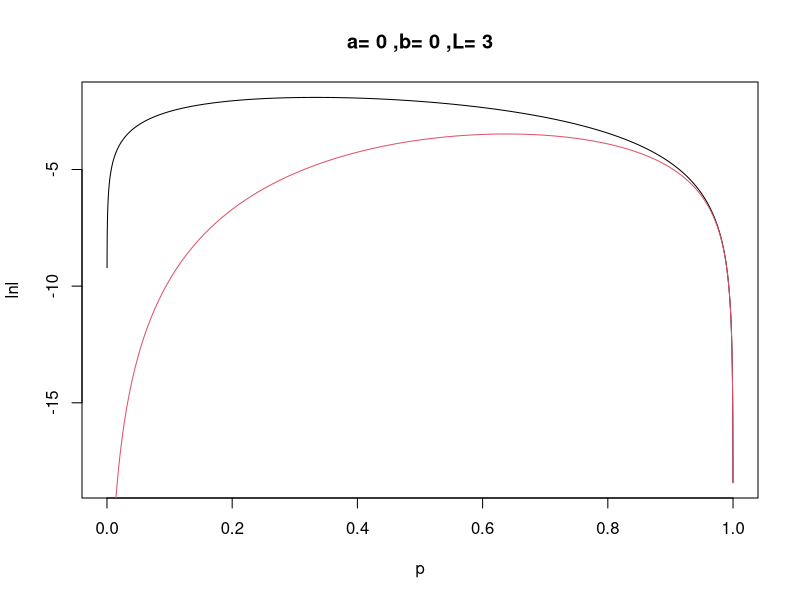
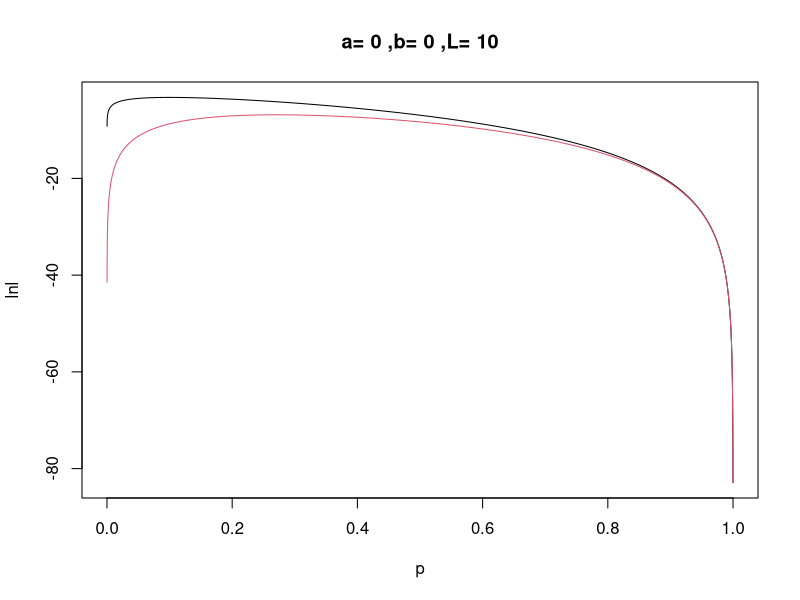
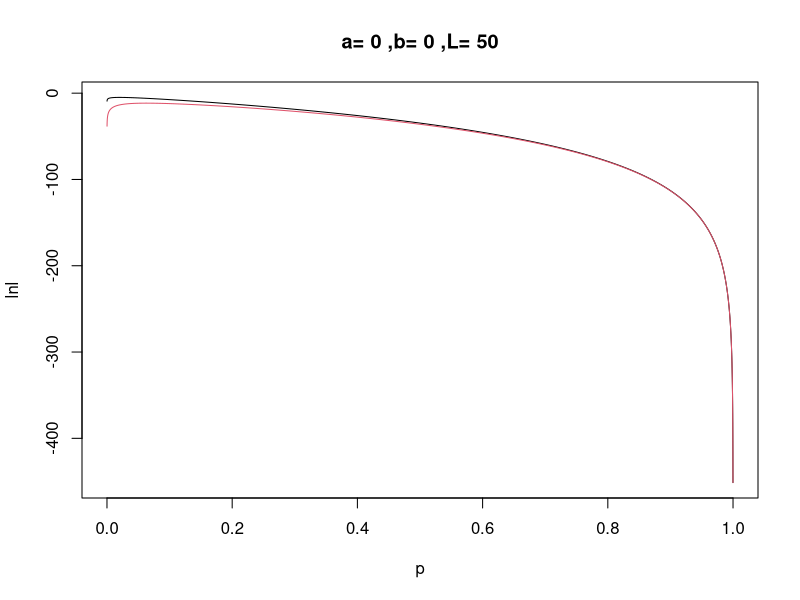
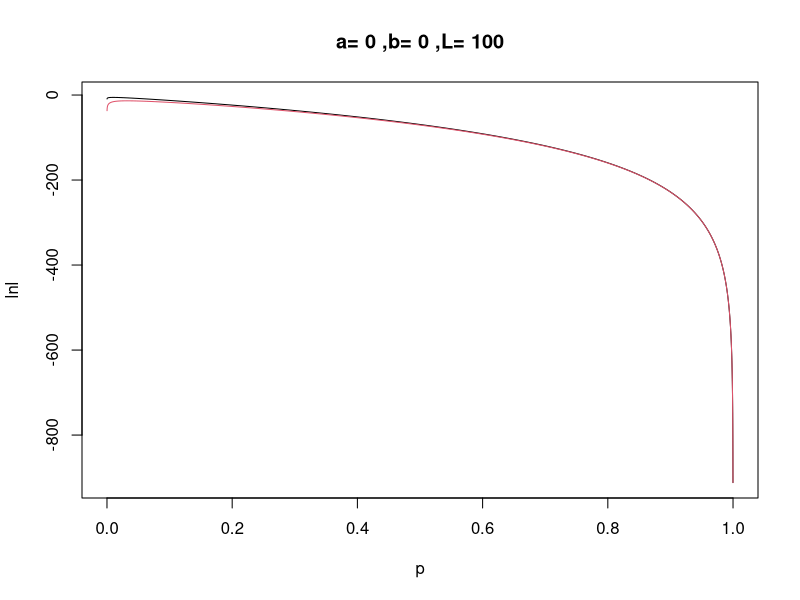
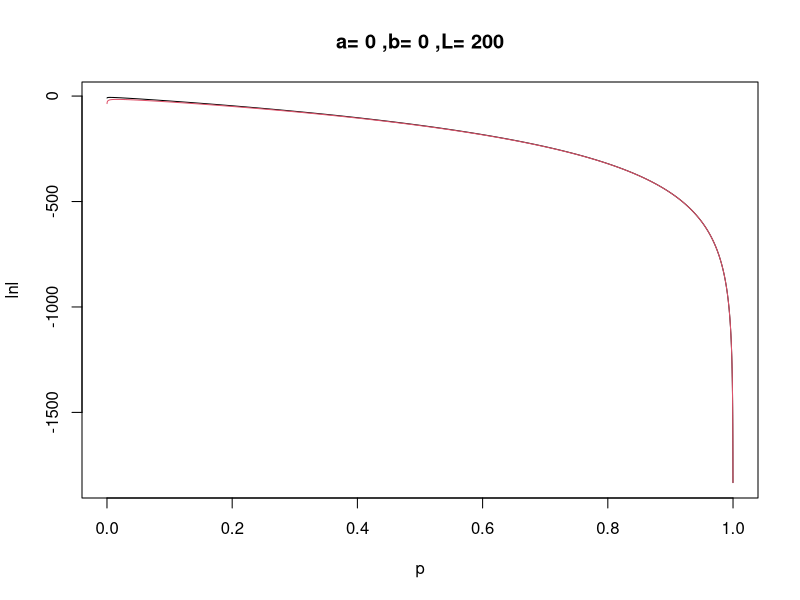
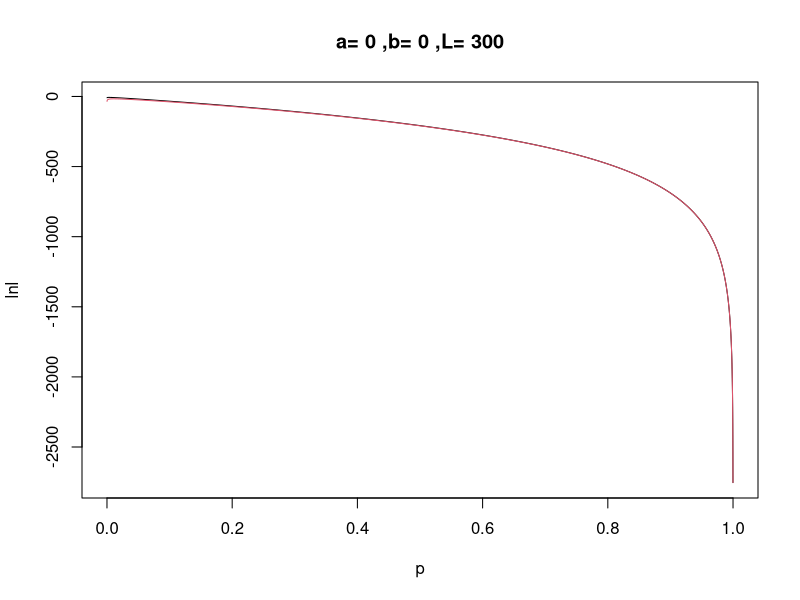
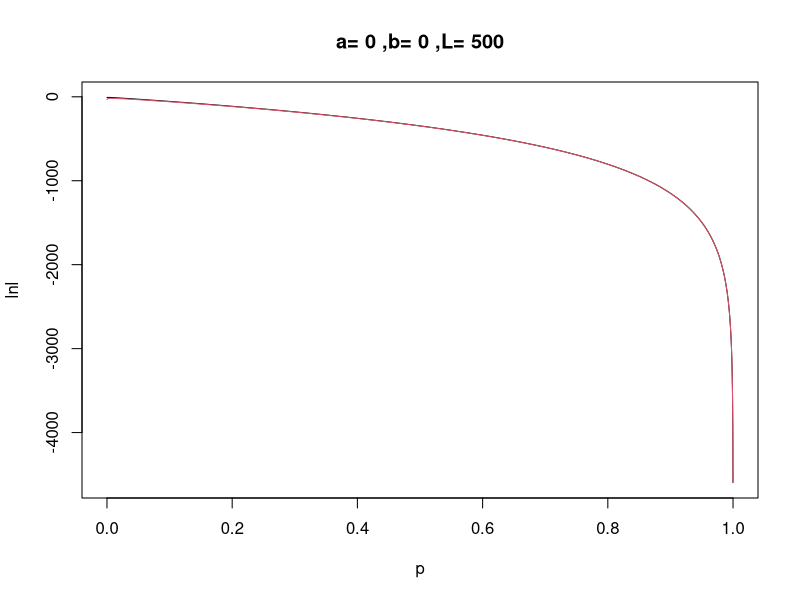
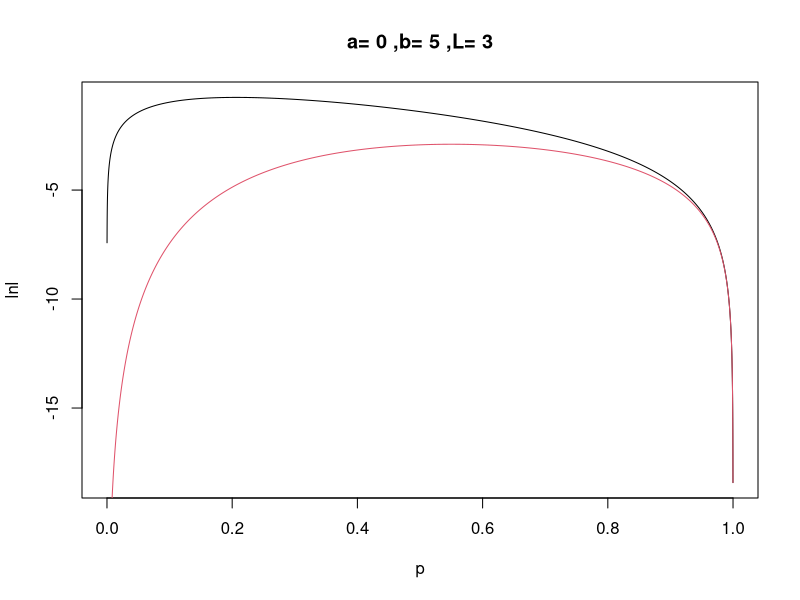

R code for these plots, in order:
## ---- chunk 1
rm(list=ls())  # clean up workspace
a.list <- c(0,5,20)
b.list <- c(0,5,20)
L.list <- c(3, 10,50,100, 200, 300, 500)
p <- 1:9999 * 0.0001

for(a in a.list){
  for(b in b.list){
    for(L in L.list){
      lnl = -log(p) + (L-1)*log(1-p) + log(1-(1-p)^(a+1))+ log(1-(1-p)^(b+1))
      lnlc = log(p) + (L-1)*log(1-p) + log(1-(1-p)^(a+1)) + log(1-(1-p)^(a+L)) + log(1-(1-p)^(b+1)) + log(1-(1-p)^(b+L))
      plot(p, lnl, type ="l", main = paste("a=", a, ",b=", b, ",L=", L))
      lines(p, lnlc, type = "l", col = 2)
      print(matrix(c("MLE", which.max(lnl)/10000, "MCLE", which.max(lnlc)/10000, 
                    "1/MLE", 10000/which.max(lnl), "1/MCLE", 10000/which.max(lnlc)), 2, 4))
    }
  }
}
